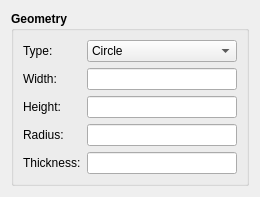
<?xml version="1.0" encoding="UTF-8"?>
<ui version="4.0">
 <class>Geometry</class>
 <widget class="QDialog" name="Geometry">
  <property name="geometry">
   <rect>
    <x>0</x>
    <y>0</y>
    <width>248</width>
    <height>186</height>
   </rect>
  </property>
  <property name="windowTitle">
   <string>Geometry</string>
  </property>
  <layout class="QGridLayout" name="gridLayout_2">
   <item row="0" column="0">
    <widget class="QGroupBox" name="group">
     <property name="font">
      <font>
       <bold>true</bold>
      </font>
     </property>
     <property name="title">
      <string>Geometry</string>
     </property>
     <layout class="QGridLayout" name="gridLayout">
      <item row="2" column="0">
       <widget class="QLabel" name="label_height">
        <property name="font">
         <font>
          <bold>false</bold>
         </font>
        </property>
        <property name="text">
         <string>Height:</string>
        </property>
       </widget>
      </item>
      <item row="1" column="1">
       <widget class="QLineEdit" name="edit_width">
        <property name="minimumSize">
         <size>
          <width>150</width>
          <height>0</height>
         </size>
        </property>
        <property name="font">
         <font>
          <bold>false</bold>
         </font>
        </property>
       </widget>
      </item>
      <item row="1" column="0">
       <widget class="QLabel" name="label_width">
        <property name="font">
         <font>
          <bold>false</bold>
         </font>
        </property>
        <property name="text">
         <string>Width:</string>
        </property>
       </widget>
      </item>
      <item row="0" column="0">
       <widget class="QLabel" name="label_type">
        <property name="font">
         <font>
          <bold>false</bold>
         </font>
        </property>
        <property name="text">
         <string>Type:</string>
        </property>
       </widget>
      </item>
      <item row="3" column="1">
       <widget class="QLineEdit" name="edit_radius">
        <property name="minimumSize">
         <size>
          <width>150</width>
          <height>0</height>
         </size>
        </property>
        <property name="font">
         <font>
          <bold>false</bold>
         </font>
        </property>
       </widget>
      </item>
      <item row="2" column="1">
       <widget class="QLineEdit" name="edit_height">
        <property name="minimumSize">
         <size>
          <width>150</width>
          <height>0</height>
         </size>
        </property>
        <property name="font">
         <font>
          <bold>false</bold>
         </font>
        </property>
       </widget>
      </item>
      <item row="0" column="1">
       <widget class="QComboBox" name="combo_type">
        <property name="font">
         <font>
          <bold>false</bold>
         </font>
        </property>
        <item>
         <property name="text">
          <string>Circle</string>
         </property>
        </item>
        <item>
         <property name="text">
          <string>Rectangle</string>
         </property>
        </item>
       </widget>
      </item>
      <item row="3" column="0">
       <widget class="QLabel" name="label_radius">
        <property name="font">
         <font>
          <bold>false</bold>
         </font>
        </property>
        <property name="text">
         <string>Radius:</string>
        </property>
       </widget>
      </item>
      <item row="4" column="0">
       <widget class="QLabel" name="label_thickness">
        <property name="font">
         <font>
          <bold>false</bold>
         </font>
        </property>
        <property name="text">
         <string>Thickness:</string>
        </property>
       </widget>
      </item>
      <item row="4" column="1">
       <widget class="QLineEdit" name="edit_thickness">
        <property name="minimumSize">
         <size>
          <width>150</width>
          <height>0</height>
         </size>
        </property>
        <property name="font">
         <font>
          <bold>false</bold>
         </font>
        </property>
       </widget>
      </item>
     </layout>
    </widget>
   </item>
  </layout>
 </widget>
 <tabstops>
  <tabstop>combo_type</tabstop>
  <tabstop>edit_width</tabstop>
  <tabstop>edit_height</tabstop>
  <tabstop>edit_radius</tabstop>
  <tabstop>edit_thickness</tabstop>
 </tabstops>
 <resources/>
 <connections/>
</ui>
